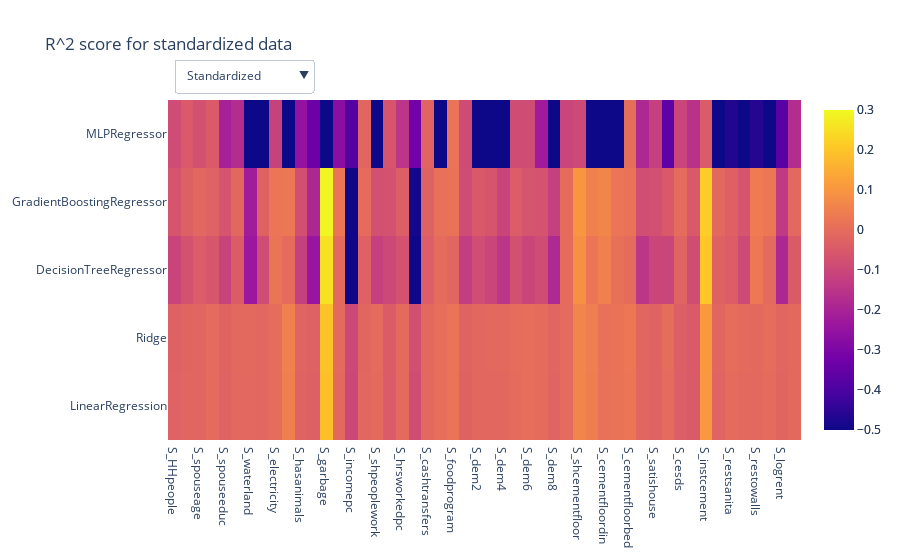

Write notebook code for a chart like this one.
### Code cell
fig = go.Figure()

fig.add_trace(go.Heatmap(   x = df_results.columns,
                            y = df_results.index,
                            z = df_results.values,
                            name = 'Non standardized',
                            zmin= -0.5,
                            zmax = 0.3))

fig.add_trace(go.Heatmap(   x = df_results_standardized.columns,
                            y = df_results_standardized.index,
                            z = df_results_standardized.values,
                            name = 'Standardized',
                            zmin= -0.5,
                            zmax = 0.3))

fig.update_layout(
    updatemenus=[
        dict(
            buttons=list([
                dict(
                    method="update",
                    args=[{"visible": [False, True]},
                           {"title": "R^2 score for standardized data"}],
                    label="Standardized"
                    
                ),
                dict(
                    method="update",
                    args=[{"visible": [True, False]},
                           {"title": "R^2 score for non-standardized data"}],
                    label="Non standardized"
                    
                )
            ]),
            direction="down",
            pad={"r": 10, "t": 10},
            showactive=True,
            x=0.01,
            xanchor="left",
            y=1.15,
            yanchor="top"
        ),
    ]
)
fig.layout.title = "R^2 score for standardized data"
fig.write_html('../figures/taskb_R2_scores_heatmap.html')
fig.show(auto_open=False)

### Figure 1 — Plotly figure (JSON) as saved in the notebook; plotly's stock layout.template omitted (floating-point values rounded to 4 significant figures; data arrays with more than 128 entries replaced by an {"elided": "..."} marker saying what was removed)
{"data": [{"name": "Non standardized", "type": "heatmap", "x": ["S_HHpeople", "S_headage", "S_spouseage", "S_headeduc", "S_spouseeduc", "S_rooms", "S_waterland", "S_waterhouse", "S_electricity", "S_cementfloor2000", "S_hasanimals", "S_animalsinside", "S_garbage", "S_washhands", "S_incomepc", "S_assetspc", "S_shpeoplework", "S_microenter", "S_hrsworkedpc", "S_consumptionpc", "S_cashtransfers", "S_milkprogram", "S_foodprogram", "S_dem1", "S_dem2", "S_dem3", "S_dem4", "S_dem5", "S_dem6", "S_dem7", "S_dem8", "S_seguropopular", "S_shcementfloor", "S_cementfloorkit", "S_cementfloordin", "S_cementfloorbat", "S_cementfloorbed", "S_satisfloor", "S_satishouse", "S_satislife", "S_cesds", "S_pss", "S_instcement", "S_instsanita", "S_restsanita", "S_constceili", "S_restowalls", "S_improveany", "S_logrent", "S_logsell"], "y": ["LinearRegression", "Ridge", "DecisionTreeRegressor", "GradientBoostingRegressor", "MLPRegressor"], "z": {"elided": "5x50 float values"}, "zmax": 0.3, "zmin": -0.5}, {"name": "Standardized", "type": "heatmap", "x": ["S_HHpeople", "S_headage", "S_spouseage", "S_headeduc", "S_spouseeduc", "S_rooms", "S_waterland", "S_waterhouse", "S_electricity", "S_cementfloor2000", "S_hasanimals", "S_animalsinside", "S_garbage", "S_washhands", "S_incomepc", "S_assetspc", "S_shpeoplework", "S_microenter", "S_hrsworkedpc", "S_consumptionpc", "S_cashtransfers", "S_milkprogram", "S_foodprogram", "S_dem1", "S_dem2", "S_dem3", "S_dem4", "S_dem5", "S_dem6", "S_dem7", "S_dem8", "S_seguropopular", "S_shcementfloor", "S_cementfloorkit", "S_cementfloordin", "S_cementfloorbat", "S_cementfloorbed", "S_satisfloor", "S_satishouse", "S_satislife", "S_cesds", "S_pss", "S_instcement", "S_instsanita", "S_restsanita", "S_constceili", "S_restowalls", "S_improveany", "S_logrent", "S_logsell"], "y": ["LinearRegression", "Ridge", "DecisionTreeRegressor", "GradientBoostingRegressor", "MLPRegressor"], "z": {"elided": "5x50 float values"}, "zmax": 0.3, "zmin": -0.5}], "layout": {"autosize": true, "title": {"text": "R^2 score for standardized data"}, "updatemenus": [{"buttons": [{"args": [{"visible": [false, true]}, {"title": "R^2 score for standardized data"}], "label": "Standardized", "method": "update"}, {"args": [{"visible": [true, false]}, {"title": "R^2 score for non-standardized data"}], "label": "Non standardized", "method": "update"}], "direction": "down", "pad": {"r": 10, "t": 10}, "showactive": true, "x": 0.01, "xanchor": "left", "y": 1.15, "yanchor": "top"}], "xaxis": {"autorange": true, "range": [-0.5, 49.5], "type": "category"}, "yaxis": {"autorange": true, "range": [-0.5, 4.5], "type": "category"}}}
